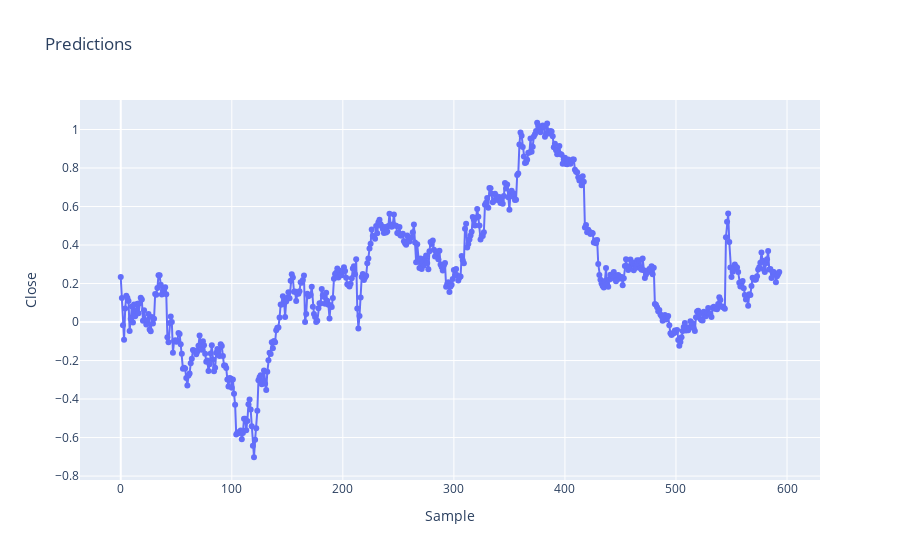

This figure's notebook cell:
### Code cell
import plotly.graph_objects as go
epochs = list(range(len(losses)))
predicted_list = [i[0] for i in predicted_list]
x = [i for i in range(len(predicted_list))]
fig = go.Figure(data=go.Scatter(x=x, y=predicted_list, mode='lines+markers', name='Train'))

fig.update_layout(title='Predictions',
                   xaxis_title='Sample',
                   yaxis_title='Close')

fig.show()

### Figure 1 — Plotly figure (JSON) as saved in the notebook; plotly's stock layout.template omitted (floating-point values rounded to 4 significant figures; data arrays with more than 128 entries replaced by an {"elided": "..."} marker saying what was removed)
{"data": [{"mode": "lines+markers", "name": "Train", "type": "scatter", "x": {"elided": "594 int values"}, "y": {"elided": "594 float values"}}], "layout": {"title": {"text": "Predictions"}, "xaxis": {"title": {"text": "Sample"}}, "yaxis": {"title": {"text": "Close"}}}}
